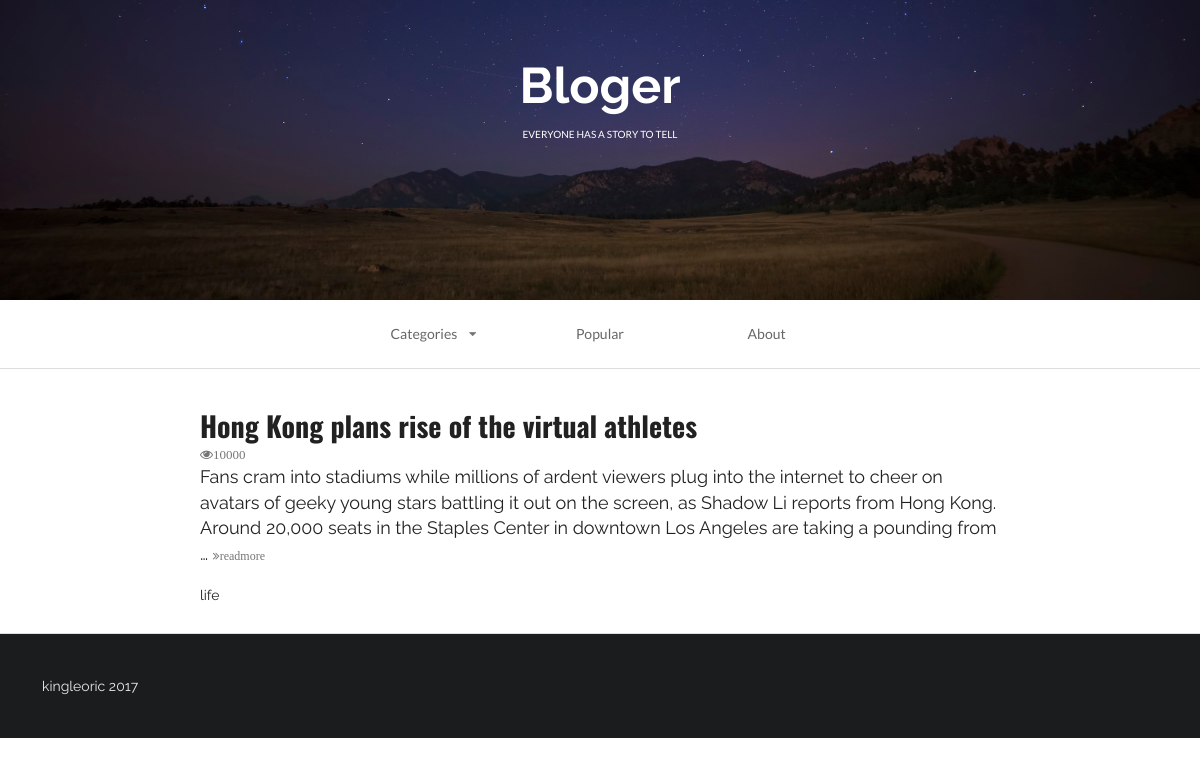
/index?tag=life, run on the app's committed database.
### firstapp/models.py (models this page shows, shortened)
class Article(models.Model):
    headline = models.CharField(null=True,blank=True,max_length=500)
    content = models.TextField(null=True,blank=True)
    TAG_CHOICES = {
        ('tech','tech'),
        ('life','life'),
    }
    tag = models.CharField(null=True,blank=True, max_length=500, choices=TAG_CHOICES)

### firstapp/views.py (the view)
# urls.py: url(r'^index',index,name='index'),
def index(request):
    print (request)
    print('==='*20)
    print (dir(request))
    queruset = request.GET.get('tag')
    print (queruset)
    if queruset:
        article_list = Article.objects.filter(tag=queruset)
    else:
        article_list = {}
    context = {}
    context['article_list'] = article_list
    index_page = render(request,'first_web_2.html', context)
    return index_page

### firstapp/templates/first_web_2.html (shortened to what this page needs)
<!DOCTYPE html>
{% load  staticfiles %}
<html>
    <head>
        <link rel="stylesheet" href="{% static 'css/semantic.css' %}"  media="screen" title="no title" charset="utf-8">
    </head>
    <body>
        <div class="ui inverted vertical  segment masthead">
            <h1 class="ui center aligned header blogslogon" style="font-size:50px;font-family: 'Raleway', sans-serif!important;">
                Bloger
                <p class="ui sub header">
                    everyone has a story to tell
                </p>
            </h1>
        </div>
        <div class="ui container nav">
            <div class="ui borderless text three item menu ">
                <div class="ui simple dropdown  item">
                    Categories
                    <i class="dropdown icon"></i>
                </div>
                <a class="item">
                    Popular
                </a>
                <a class="item">
                    About
                </a>
            </div>
        </div>
        <div class="ui divider"></div>
        <div class="ui  vertical segment">
          {% for article in article_list  %}
            <div class="ui container vertical segment">
              <a href="#">
                <h1 class="ui header">{{ article.headline }} </h1>
              </a>
              <i class="icon grey small unhide">10000</i>
              <p>
                {{ article.content| truncatewords:50}}
                <a href="#">
                  <i class="angle tiny double grey right icon">readmore</i>
                </a>
              </p>
              <div class="ui mini tag Label">
                {{ article.tag }}
              </div>
            </div>
          {% endfor %}
        </div>
        <div class="ui inverted  vertical very padded  segment">
            kingleoric 2017
        </div>
    </body>
</html>

### data on the page
Article: headline "Hong Kong plans rise of the virtual athletes", content "Fans cram into stadiums while millions of ardent viewers plug into the internet to cheer on avatars of geeky young stars battling it out on the screen, as Shadow Li reports from Hong Kong. Around 20,000 seats in the Staples Center in downtown Los Angeles are taking a pounding from …", tag "life"
